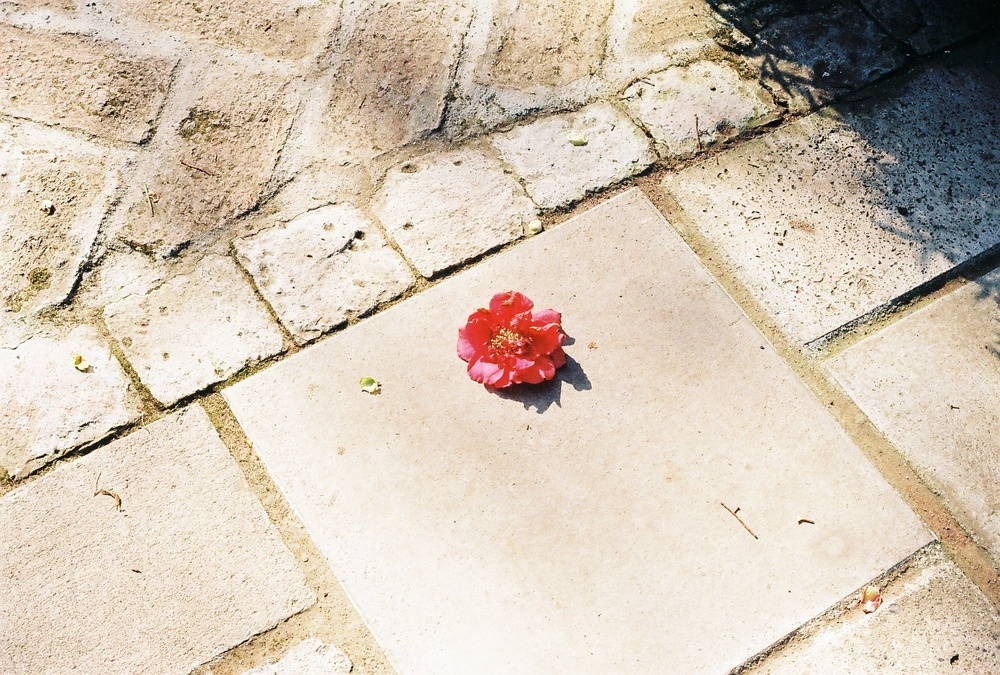
#> input picture meditative_camelia.JPG, 1000 x 675 px, shrunk from 1818 x 1228 before the run, found by its file name
$ jupyter execute img2pix.ipynb
#> lines starting #> are read from the running program, lines starting #| are printed output that depends on the picture
[cell 1]
from matplotlib import pyplot as plt
import cv2

# Loading Image

Define image path to load.

[cell 2]
image_path = '.../meditative_camelia.jpg'

[cell 3]
image = cv2.imread(image_path, 1)
#> image is the input picture: shape (675, 1000, 3); mean B, G, R 181.3, 197.7, 211
image = cv2.cvtColor(image, cv2.COLOR_BGR2RGB)

[cell 4]
plt.imshow(image)

# Creating Pixel Stats

Set square Pxel size of side x in actual pixels:
***

[cell 5]
Pxel = 50

***
This will set the square pixel to Pxel\*Pxel size to compress the actual image.

# Defining variables needed for change

Image stats:

[cell 6]
im_height, im_width = image.shape[:2]
#> im_height = 675; im_width = 1000

Image variables for change with Pxel's from center:

[cell 7]
final_height = int(im_height/Pxel)*Pxel
#> final_height = 650
final_width = int(im_width/Pxel)*Pxel
#> final_width = 1000

h_diff = im_height - final_height
#> h_diff = 25
w_diff = im_width - final_width
#> w_diff = 0

h_res_l = int(h_diff/2)
#> h_res_l = 12
w_res_l = int(w_diff/2)
#> w_res_l = 0


if h_diff%2 != 0 or h_res_l == 0:
    h_res_r = h_res_l + 1
#> h_res_r = 13
else:
    h_res_r = h_res_l

if w_diff%2 != 0 or w_res_l == 0:
    w_res_r = w_res_l + 1
#> w_res_r = 1
else:
    w_res_r = w_res_l

# Separating and cutting Image into channels

[cell 8]
R = image[h_res_l:-h_res_r, w_res_l:-w_res_r, 0]
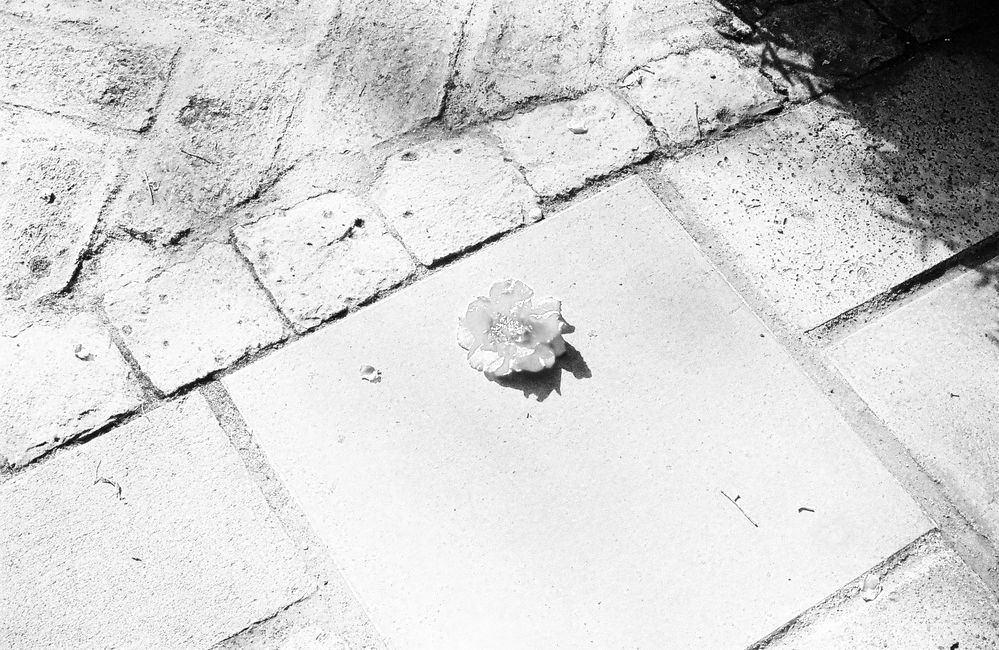
#> R: shape (650, 999); min 0, max 255, mean 211.4
G = image[h_res_l:-h_res_r, w_res_l:-w_res_r, 1]
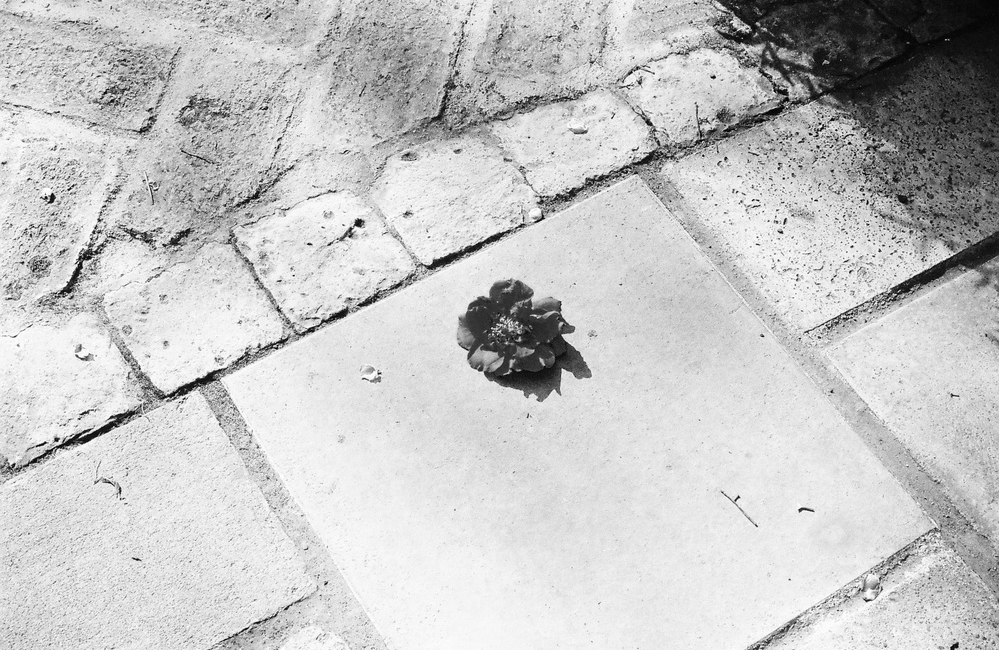
#> G: shape (650, 999); min 0, max 255, mean 198
B = image[h_res_l:-h_res_r, w_res_l:-w_res_r, 2]
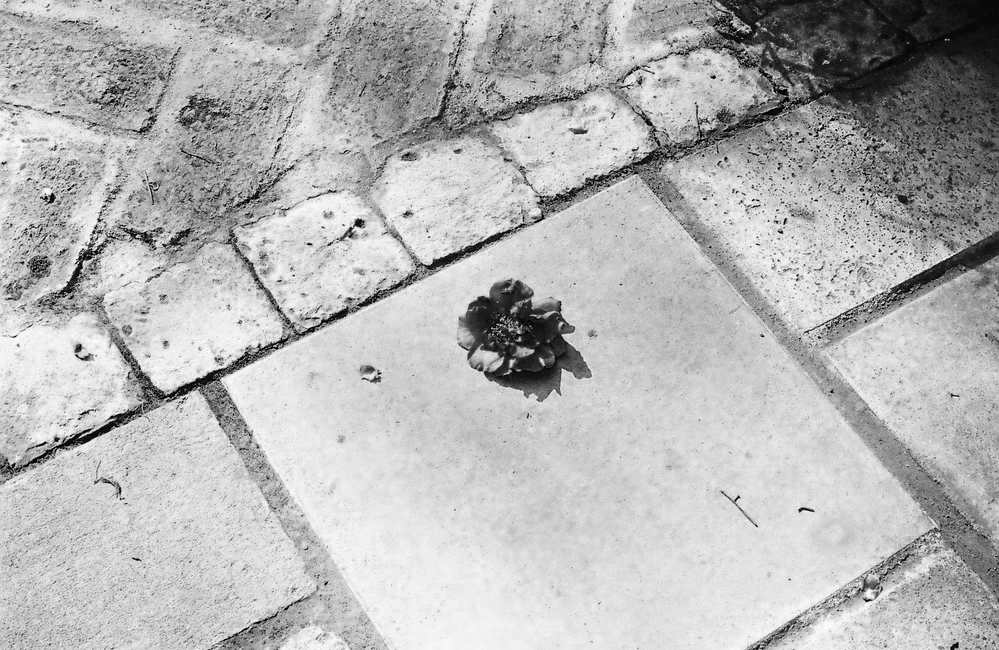
#> B: shape (650, 999); min 0, max 255, mean 181.6

# Check centered cut image

[cell 9]
cut_image = cv2.merge((R, G, B))
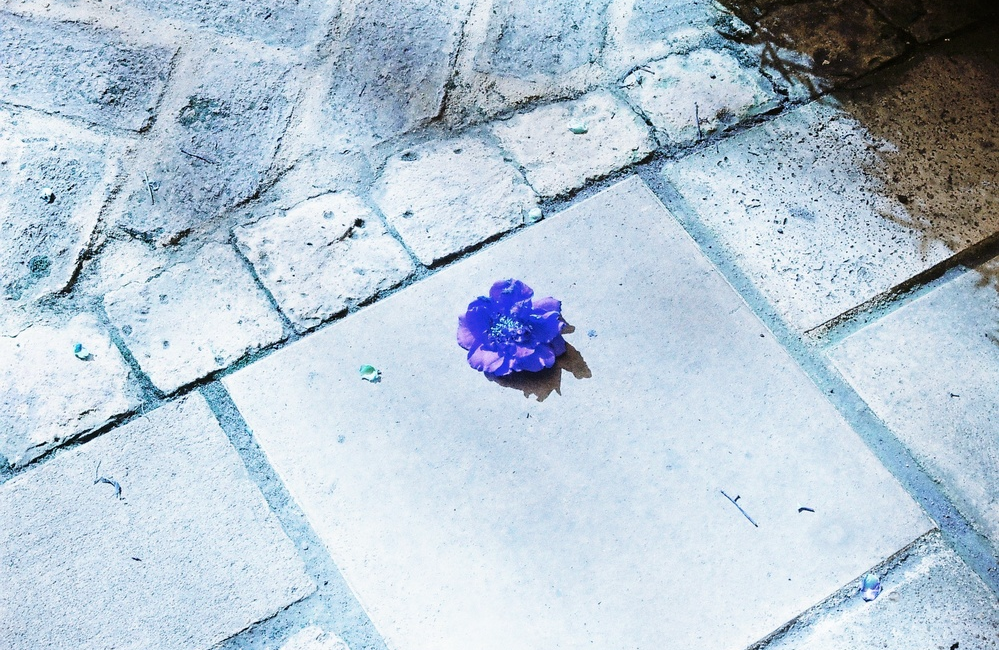
#> cut_image: shape (650, 999, 3); mean of channels 0, 1, 2 211.4, 198, 181.6; drawn as B, G, R
plt.imshow(cut_image)

# Transform Cut Image

[cell 10]
def transform_channel(ch, Pxel):

#> called with Pxel = 50
    n_step_col = int(ch.shape[0]/Pxel)
#> n_step_col = 13
    n_step_row = int(ch.shape[1]/Pxel)
#> n_step_row = 19

    for c in range(n_step_col):
        for r in range(n_step_row):

            avg = int(ch[c*Pxel:(c+1)*Pxel, r*Pxel:(r+1)*Pxel].mean())

            ch[c*Pxel:(c+1)*Pxel, r*Pxel:(r+1)*Pxel] = avg

    return ch

[cell 11]
R_t = transform_channel(R, Pxel)
G_t = transform_channel(G, Pxel)
#> call 2 of transform_channel, with Pxel = 50
#> after the loop in transform_channel (call 2), `for c in range(n_step_col):`:
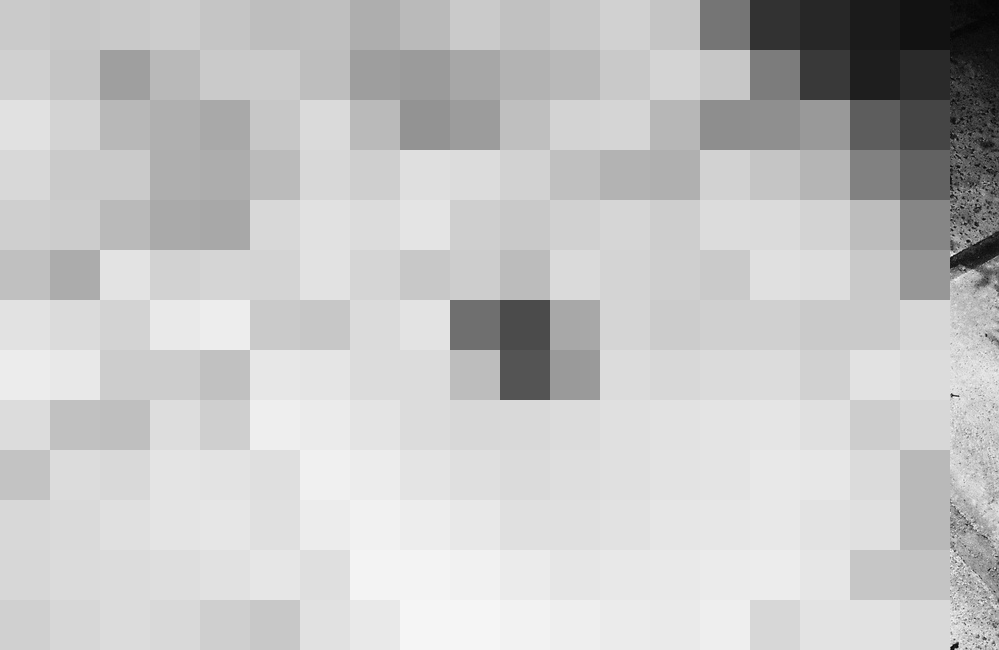
#> ch: shape (650, 999); min 0, max 247, mean 197.5
B_t = transform_channel(B, Pxel)
#> call 3 of transform_channel, with Pxel = 50
#> after the loop in transform_channel (call 3), `for c in range(n_step_col):`:
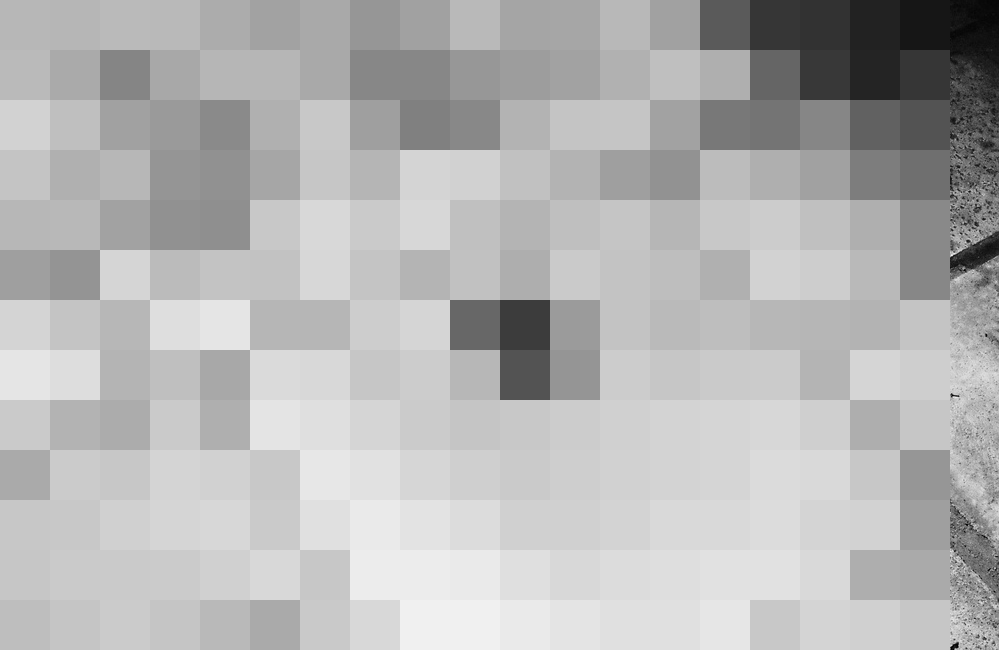
#> ch: shape (650, 999); min 0, max 243, mean 181.1

[cell 12]
t_image = cv2.merge((R_t, G_t, B_t))
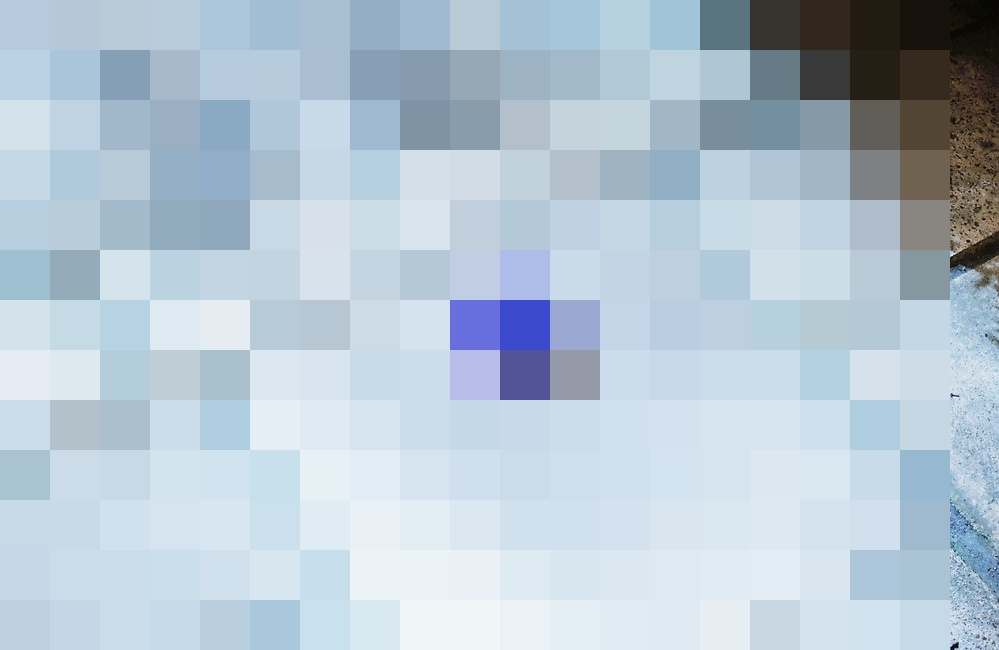
#> t_image: shape (650, 999, 3); mean of channels 0, 1, 2 210.9, 197.5, 181.1; drawn as B, G, R
